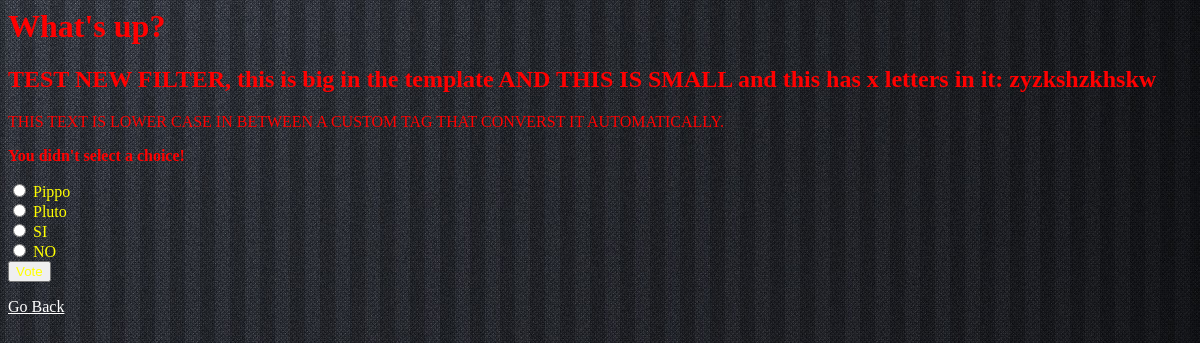
The page /polls/1/vote/ on the database its author committed.
### polls/models.py (models this page shows, shortened)
class Question(models.Model):
	question_text = models.CharField(max_length=200)
	pub_date = models.DateTimeField('date_published')

class Choice(models.Model):
	question = models.ForeignKey(Question)
	choice_text = models.CharField(max_length=200)
	votes = models.IntegerField(default=0)

### polls/views.py (the view)
# urls.py: url(r'^(?P<question_id>[0-9]+)/vote/$', views.vote, name='vote'),
def vote(request, question_id):
	p = get_object_or_404(Question, pk=question_id)
	try:
		selected_choice = p.choice_set.get(pk=request.POST['choice'])
	except (KeyError, Choice.DoesNotExist):
		return render(request, 'polls/detail.html', {
			'question' : p,
			'error_message' : "You didn't select a choice!",
		})
	else:
		selected_choice.votes += 1
		selected_choice.save()
		return HttpResponseRedirect(reverse('polls:results', args=(p.id,)))

### polls/templatetags/polls_extra.py (called while the page is built)
def cut(value, arg):
	return value.replace(arg, '')

def lower(value):
	return value.lower()

@register.filter(name='upper')
def upper(value):
	return value.upper()

def do_upper(parser, token):
	nodelist = parser.parse(('endupper',))
	parser.delete_first_token()
	return UpperNode(nodelist)

	def render(self, context):
		output = self.nodelist.render(context)
		return output.upper()

### polls/templates/polls/detail.html (shortened to what this page needs)
{% load staticfiles %}
{% load polls_extra %}
<link rel="stylesheet" type="text/css" href="{% static 'polls/style.css' %}" />
<h1> {{ question.question_text }}</h1>
<h2>TEST NEW FILTER, {{ "THIS IS BIG IN THE TEMPLATE"|lower }}  AND {{ "this is small"|upper }} and this has x letters in it: {{ "xxzyzkshzkxxhskwxx"|cut:"x" }}</h2>
<p>
</p>
{% if error_message %}<p><strong>{{ error_message }}</strong></p>{% endif %}
<form action="{% url 'polls:vote' question.id %}" method="post">
{% for choice in question.choice_set.all %}
	<input type="radio" name="choice" id="choice{{ forloop.counter }}" value="{{ choice.id }}" />
	<label for="choice{{ forloop.counter }}">{{ choice.choice_text }}</label><br />
{% endfor %}
<input type="submit" value="Vote" />
</form>
<a href="{% url 'polls:index' %}">Go Back</a>

### polls/static/polls/style.css (style rules this page uses)
a { color: white; }
h1, h2, h3, h4, h5 { color: red; }
p { color:red; }
input, label { color:yellow; }

### rows shown on the page
Question: question_text "What's up?"
Choice: choice_text "Pippo"
Choice: choice_text "Pluto"
Choice: choice_text "SI"
Choice: choice_text "NO"

### other values the page prints
{{ "THIS IS BIG IN THE TEMPLATE"|lower }} "this is big in the template"
{{ "this is small"|upper }} "THIS IS SMALL"
{{ "xxzyzkshzkxxhskwxx"|cut:"x" }} "zyzkshzkhskw"
{{ error_message }} "You didn't select a choice!"
